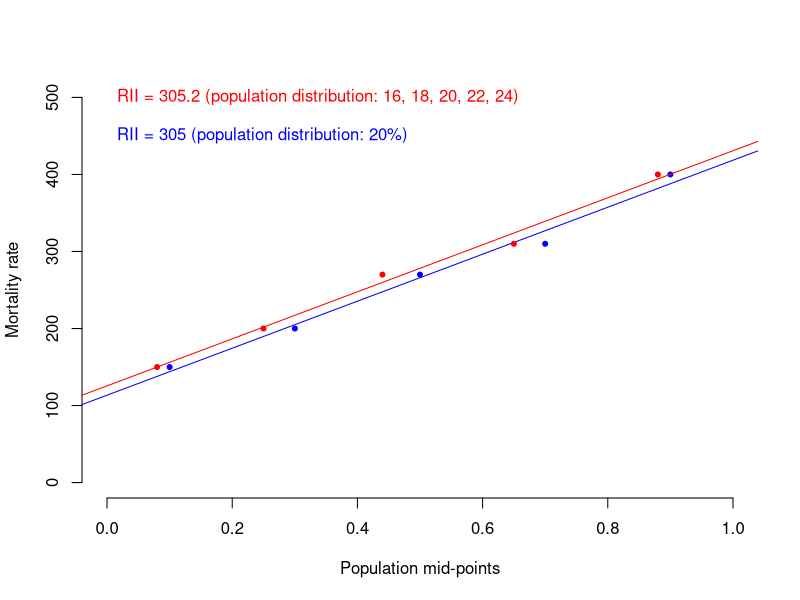

Source code (R):
## ---- chunk 1
x <- c(0.1, 0.3, 0.5, 0.7, 0.9)

z <- c(0.16, 0.18, 0.2, 0.22, 0.24)
#sum(z)
x2 <-c(0, cumsum(as.numeric(z))[-length(z)]) + z/2

y <- c(150, 200, 270, 310, 400)

plot(x, y, xlim = c(0, 1), ylim = c(0, 500), bty="n", col="blue", pch = 20, xlab="Population mid-points", ylab = "Mortality rate")
abline(lm(y~x), col="blue")
points(x2, y, col="red", pch=20)
abline(lm(y~x2), col="red")

text(0, 500, paste("RII = ", round(lm(y~x2)$coef[2], 1), " (population distribution: 16, 18, 20, 22, 24)",
                   sep = ""), col="red", pos = 4)
text(0, 450, paste("RII = ", round(lm(y~x)$coef[2], 1), " (population distribution: 20%)", 
                   sep = ""), col="blue", pos = 4)

